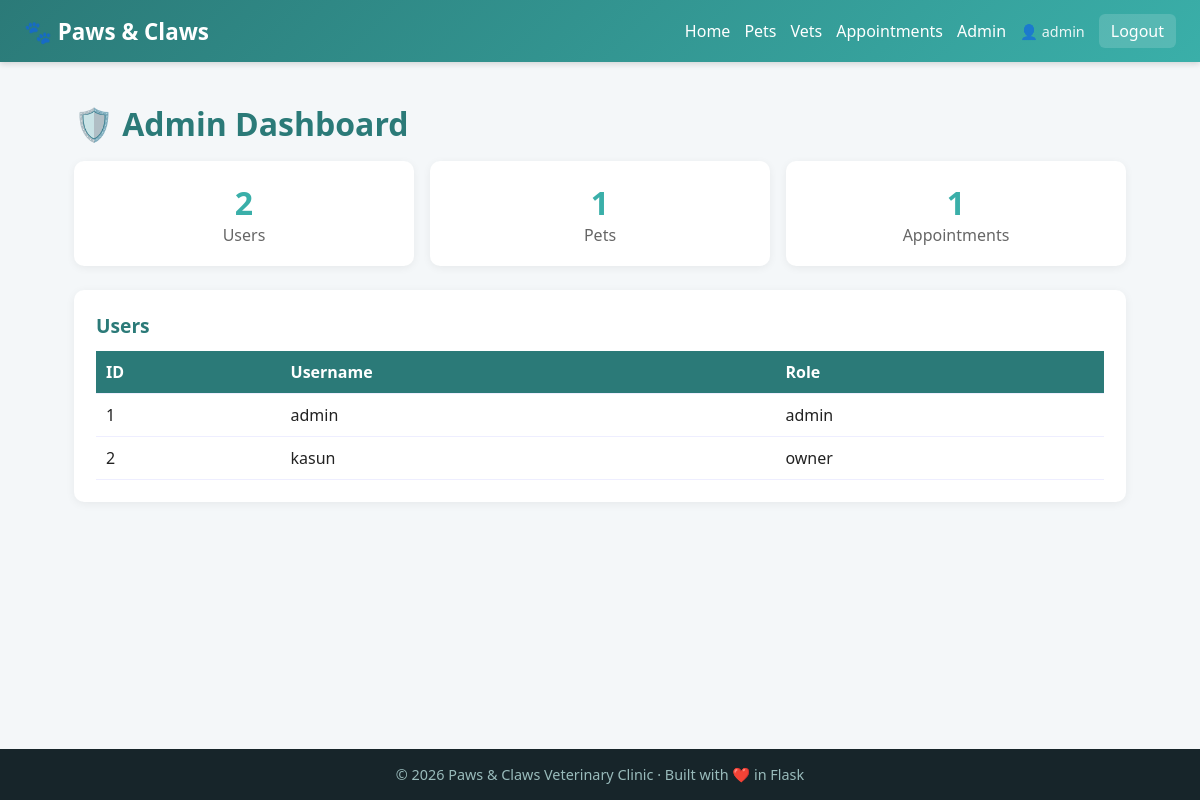
The page /admin (signed in) on the database its author committed.
### models.py (models this page shows)
class User(db.Model):
    id = db.Column(db.Integer, primary_key=True)
    username = db.Column(db.String(50), unique=True, nullable=False)
    password = db.Column(db.String(200), nullable=False)
    role = db.Column(db.String(20), default='owner')  # owner / vet / admin
    pets = db.relationship('Pet', backref='owner_user', lazy=True)

### app.py (the view)
@app.route('/admin')
@login_required
@admin_required
def admin_dashboard():
    users = User.query.all()
    pets_all = Pet.query.all()
    appts = Appointment.query.all()
    return render_template('admin.html', users=users, pets=pets_all, appts=appts)

### app.py (called while the page is built)
def login_required(f):
    @wraps(f)
    def wrapper(*args, **kwargs):
        if 'user_id' not in session:
            flash('Please log in first.', 'warning')
            return redirect(url_for('login'))
        return f(*args, **kwargs)
    return wrapper

def admin_required(f):
    @wraps(f)
    def wrapper(*args, **kwargs):
        if session.get('role') != 'admin':
            flash('Admin access only.', 'danger')
            return redirect(url_for('index'))
        return f(*args, **kwargs)
    return wrapper

### templates/admin.html
{% extends "base.html" %}
{% block content %}
<h1>🛡️ Admin Dashboard</h1>
<div class="stats">
  <div class="stat-card"><h2>{{ users|length }}</h2><p>Users</p></div>
  <div class="stat-card"><h2>{{ pets|length }}</h2><p>Pets</p></div>
  <div class="stat-card"><h2>{{ appts|length }}</h2><p>Appointments</p></div>
</div>
<div class="card">
  <h2>Users</h2>
  <table>
    <thead><tr><th>ID</th><th>Username</th><th>Role</th></tr></thead>
    <tbody>
      {% for u in users %}
        <tr><td>{{ u.id }}</td><td>{{ u.username }}</td><td>{{ u.role }}</td></tr>
      {% endfor %}
    </tbody>
  </table>
</div>
{% endblock %}

### static/style.css (style rules this page uses)
* { box-sizing: border-box; margin: 0; padding: 0; }
body { font-family: 'Segoe UI', Roboto, Arial, sans-serif; background: #f4f7f9; color: #222; min-height: 100vh; display: flex; flex-direction: column; }
h1 { color: #2b7a78; margin-bottom: 16px; }
h2 { color: #2b7a78; margin-bottom: 12px; font-size: 1.2rem; }
.stats { display: grid; grid-template-columns: repeat(auto-fit, minmax(160px, 1fr)); gap: 16px; margin-bottom: 24px; }
.stat-card { background: white; border-radius: 10px; padding: 20px; text-align: center; box-shadow: 0 2px 8px rgba(0,0,0,0.06); }
.stat-card h2 { font-size: 2rem; color: #3aafa9; margin: 0; }
.stat-card p { color: #666; }
.card { background: white; border-radius: 10px; padding: 22px; margin-bottom: 24px; box-shadow: 0 2px 10px rgba(0,0,0,0.06); }
table { width: 100%; border-collapse: collapse; margin-top: 10px; }
th, td { padding: 10px; text-align: left; border-bottom: 1px solid #eef; }
th { background: #2b7a78; color: white; font-weight: 600; }

### rows shown on the page
User: id "1", username "admin", role "admin"
User: id "2", username "kasun", role "owner"

### other values the page prints
{{ session.username }} "admin"
{{ users|length }} "2"
{{ pets|length }} "1"
{{ appts|length }} "1"
